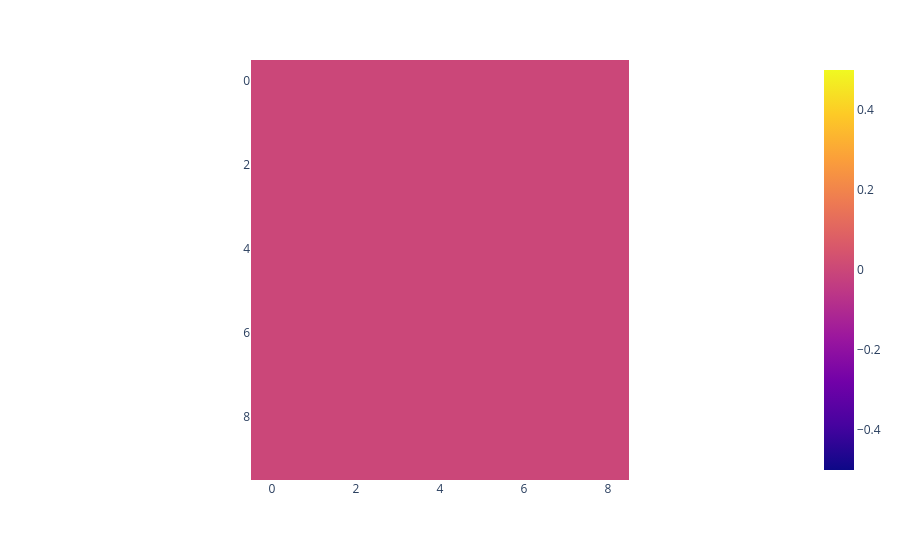

The notebook cell this image was saved under:
### Markdown cell above
Looks like it's working. 

Finally let's verify that this doesn't happen in evaluation mode.

### Code cell
model.eval()
print(f'model is in '+['training' if e else 'eval' for e in [model.training]][0]+' mode')

out = []
for i in range(2):
    x = model.layer_list[0](xs_i)
    x = model.layer_list[1](x) # relu
    x = model.layer_list[2](x)
    out += [x.detach().to('cpu').numpy()]

out = (out[0]-out[1])
print(f'Max difference is {out.max()}')
px.imshow(out[0:10, :])

### Figure 1 — Plotly figure (JSON) as saved in the notebook; plotly's stock layout.template omitted (floating-point values rounded to 4 significant figures)
{"data": [{"coloraxis": "coloraxis", "hovertemplate": "x: %{x}<br>y: %{y}<br>color: %{z}<extra></extra>", "name": "0", "type": "heatmap", "xaxis": "x", "yaxis": "y", "z": [[0, 0, 0, 0, 0, 0, 0, 0, 0], [0, 0, 0, 0, 0, 0, 0, 0, 0], [0, 0, 0, 0, 0, 0, 0, 0, 0], [0, 0, 0, 0, 0, 0, 0, 0, 0], [0, 0, 0, 0, 0, 0, 0, 0, 0], [0, 0, 0, 0, 0, 0, 0, 0, 0], [0, 0, 0, 0, 0, 0, 0, 0, 0], [0, 0, 0, 0, 0, 0, 0, 0, 0], [0, 0, 0, 0, 0, 0, 0, 0, 0], [0, 0, 0, 0, 0, 0, 0, 0, 0]]}], "layout": {"coloraxis": {"colorscale": [[0, "#0d0887"], [0.1111, "#46039f"], [0.2222, "#7201a8"], [0.3333, "#9c179e"], [0.4444, "#bd3786"], [0.5556, "#d8576b"], [0.6667, "#ed7953"], [0.7778, "#fb9f3a"], [0.8889, "#fdca26"], [1, "#f0f921"]]}, "margin": {"t": 60}, "xaxis": {"anchor": "y", "constrain": "domain", "domain": [0, 1], "scaleanchor": "y"}, "yaxis": {"anchor": "x", "autorange": "reversed", "constrain": "domain", "domain": [0, 1]}}}
